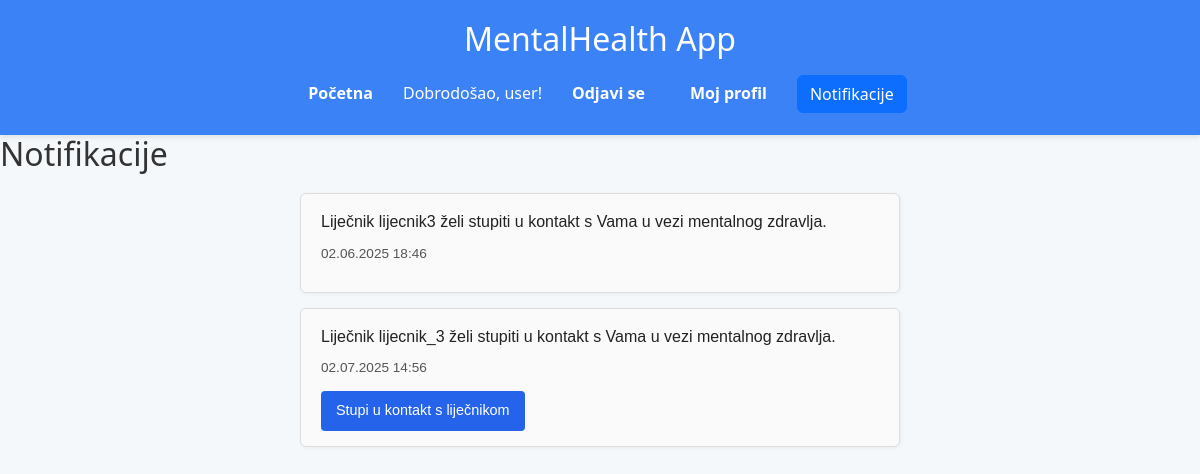
Page /mindapp/notifikacije/ (signed in) on the committed database.
### mindapp/models.py (models this page shows, shortened)
class Notifikacija(models.Model):
    korisnik = models.ForeignKey(User, on_delete=models.CASCADE, related_name='notifikacije')
    poruka = models.TextField()
    procitano = models.BooleanField(default=False)
    datum = models.DateTimeField(auto_now_add=True)
    lijecnik = models.ForeignKey(User, on_delete=models.CASCADE, null=True, blank=True)

### mindapp/views.py (the view)
# urls.py: path('notifikacije/', views.notifikacije_view, name='notifikacije'),
def notifikacije_view(request):
    korisnik = request.user
    if hasattr(korisnik, 'lijecnik'):
        notifikacije_qs = Notifikacija.objects.filter(korisnik=korisnik)
    else:
        notifikacije_qs = Notifikacija.objects.filter(korisnik=korisnik)
    latest_dates = (
        notifikacije_qs
        .values('lijecnik')
        .annotate(latest_datum=Max('datum'))
    )
    notifikacije = []
    for entry in latest_dates:
        najnovija = notifikacije_qs.filter(
            korisnik=korisnik,
            lijecnik=entry['lijecnik'],
            datum=entry['latest_datum']
        ).first()
        if najnovija:
            notifikacije.append(najnovija)
    return render(request, 'notifikacije.html', {'notifikacije': notifikacije})

### mindapp/views.py (called while the page is built)
def is_lijecnik(self):
    return Lijecnik.objects.filter(user=self).exists()

### templates/notifikacije.html (shortened to what this page needs)
{% extends 'base.html' %}
{% block content %}
<h2>Notifikacije</h2>
{% if notifikacije %}
  <div class="notification-list">
    {% for notif in notifikacije %}
      <div class="notification-item">
        <div class="notification-message">{{ notif.poruka }}</div>
        <div class="notification-date">{{ notif.datum|date:"d.m.Y H:i" }}</div>
        <div class="notification-action">
          {% if user.is_lijecnik %}
            {% if notif.lijecnik %}
              <a href="{% url 'chat_s_klijentom' notif.lijecnik.id %}" class="btn">Otvori chat s korisnikom</a>
            {% endif %}
          {% else %}
            {% if notif.lijecnik %}
              <a href="{% url 'chat_s_lijecnikom' notif.lijecnik.id %}" class="btn">Stupi u kontakt s liječnikom</a>
            {% endif %}
          {% endif %}
        </div>
      </div>
    {% endfor %}
  </div>
{% else %}
  <p>Nemate novih notifikacija.</p>
{% endif %}
{% endblock %}

### templates/base.html (shortened to what this page needs)
{% load static %}
<!DOCTYPE html>
<html lang="hr">
<head>
    <link href="https://cdn.jsdelivr.net/npm/bootstrap@5.3.3/dist/css/bootstrap.min.css" rel="stylesheet">
    <link rel="stylesheet" href="{% static 'css/style.css' %}">
</head>
<body>
    <header>
        <h1>MentalHealth App</h1>
        <nav>
            <ul>
                <li><a href="{% url 'home' %}">Početna</a></li>
                {% if user.is_authenticated %}
                    <li><span>Dobrodošao, {{ user.username }}!</span></li>
                    <li>
                        <form action="{% url 'logout' %}" method="post" style="display:inline;">
                            <button type="submit">Odjavi se</button>
                        </form>
                    </li>
                    <li><a href="{% url 'profil' %}">Moj profil</a></li>
                    <li><a href="{% url 'notifikacije' %}" class="btn btn-primary">Notifikacije</a></li>
                {% else %}
                    <li><a href="{% url 'login' %}">Prijavi se</a></li>
                    <li><a href="{% url 'register' %}">Registriraj se</a></li>
                {% endif %}
            </ul>
        </nav>
    </header>
    <main>
        {% block content %}
        {% endblock %}
    </main>
</body>
</html>

### static/css/style.css (style rules this page uses)
* { margin: 0; padding: 0; box-sizing: border-box; }
body { font-family: 'Segoe UI', Tahoma, Geneva, Verdana, sans-serif; background-color: #f5f8fa; color: #333; line-height: 1.6; }
header { background-color: #3b82f6; color: white; padding: 20px 40px; text-align: center; box-shadow: 0 2px 5px rgba(0,0,0,0.1); }
header h1 { font-size: 2rem; margin-bottom: 8px; }
nav { margin-top: 15px; }
nav ul { list-style: none; padding: 0; margin: 0; display: flex; gap: 15px; justify-content: center; align-items: center; }
nav ul li { margin: 0; }
nav a, nav button { color: white; text-decoration: none; font-weight: 600; background: none; border: none; font-size: 1rem; padding: 8px 15px; border-radius: 4px; cursor: pointer; transition: background-color 0.3s ease; }
form button { color: white; font-weight: 600; background-color: transparent; border: none; cursor: pointer; font-size: 1rem; padding: 8px 15px; border-radius: 4px; transition: background-color 0.3s ease; }
.notification-list { max-width: 600px; margin: 20px auto; font-family: Arial, sans-serif; }
.notification-item { border: 1px solid #ddd; background-color: #fafafa; padding: 15px 20px; margin-bottom: 15px; border-radius: 6px; box-shadow: 1px 1px 4px rgba(0,0,0,0.05); }
.notification-message { font-size: 1rem; color: #222; margin-bottom: 8px; }
.notification-date { font-size: 0.85rem; color: #555; margin-bottom: 12px; }
.notification-action .btn { display: inline-block; text-decoration: none; background-color: #2563eb; color: white; padding: 8px 14px; border-radius: 4px; font-size: 0.9rem; transition: background-color 0.3s ease; }

### rows in the picture
Notifikacija: poruka "Liječnik lijecnik3 želi stupiti u kontakt s Vama u vezi mentalnog zdravlja.", datum "02.06.2025 18:46"
Notifikacija: poruka "Liječnik lijecnik_3 želi stupiti u kontakt s Vama u vezi mentalnog zdravlja.", datum "02.07.2025 14:56", shows "Stupi u kontakt s liječnikom"

### other values in the picture
{{ user.username }} "user"
